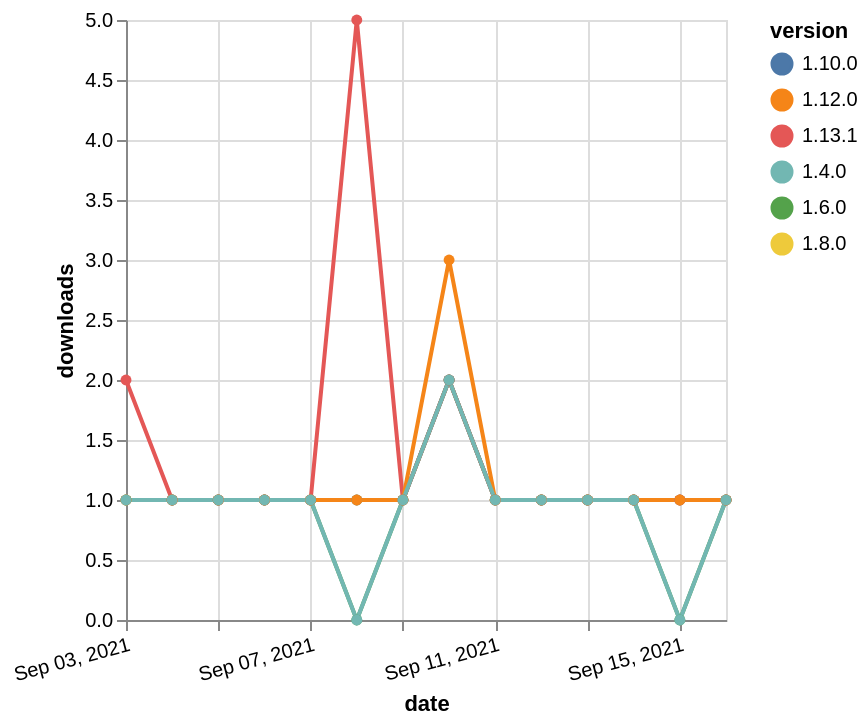

Express this chart as Vega-Lite.
### Vega-Lite specification from a JSON file in a GitHub repository (floating-point values rounded to 4 significant figures)
{"$schema": "https://vega.github.io/schema/vega-lite/v5.json", "description": "A simple bar chart with embedded data.", "data": {"values": [{"date": "2021-09-03", "total": 194, "delta": 1, "version": "1.6.0"}, {"date": "2021-09-04", "total": 195, "delta": 1, "version": "1.6.0"}, {"date": "2021-09-05", "total": 196, "delta": 1, "version": "1.6.0"}, {"date": "2021-09-06", "total": 197, "delta": 1, "version": "1.6.0"}, {"date": "2021-09-07", "total": 198, "delta": 1, "version": "1.6.0"}, {"date": "2021-09-08", "total": 198, "delta": 0, "version": "1.6.0"}, {"date": "2021-09-09", "total": 199, "delta": 1, "version": "1.6.0"}, {"date": "2021-09-10", "total": 201, "delta": 2, "version": "1.6.0"}, {"date": "2021-09-11", "total": 202, "delta": 1, "version": "1.6.0"}, {"date": "2021-09-12", "total": 203, "delta": 1, "version": "1.6.0"}, {"date": "2021-09-13", "total": 204, "delta": 1, "version": "1.6.0"}, {"date": "2021-09-14", "total": 205, "delta": 1, "version": "1.6.0"}, {"date": "2021-09-15", "total": 205, "delta": 0, "version": "1.6.0"}, {"date": "2021-09-16", "total": 206, "delta": 1, "version": "1.6.0"}, {"date": "2021-09-03", "total": 181, "delta": 1, "version": "1.8.0"}, {"date": "2021-09-04", "total": 182, "delta": 1, "version": "1.8.0"}, {"date": "2021-09-05", "total": 183, "delta": 1, "version": "1.8.0"}, {"date": "2021-09-06", "total": 184, "delta": 1, "version": "1.8.0"}, {"date": "2021-09-07", "total": 185, "delta": 1, "version": "1.8.0"}, {"date": "2021-09-08", "total": 186, "delta": 1, "version": "1.8.0"}, {"date": "2021-09-09", "total": 187, "delta": 1, "version": "1.8.0"}, {"date": "2021-09-10", "total": 189, "delta": 2, "version": "1.8.0"}, {"date": "2021-09-11", "total": 190, "delta": 1, "version": "1.8.0"}, {"date": "2021-09-12", "total": 191, "delta": 1, "version": "1.8.0"}, {"date": "2021-09-13", "total": 192, "delta": 1, "version": "1.8.0"}, {"date": "2021-09-14", "total": 193, "delta": 1, "version": "1.8.0"}, {"date": "2021-09-15", "total": 194, "delta": 1, "version": "1.8.0"}, {"date": "2021-09-16", "total": 195, "delta": 1, "version": "1.8.0"}, {"date": "2021-09-03", "total": 162, "delta": 1, "version": "1.10.0"}, {"date": "2021-09-04", "total": 163, "delta": 1, "version": "1.10.0"}, {"date": "2021-09-05", "total": 164, "delta": 1, "version": "1.10.0"}, {"date": "2021-09-06", "total": 165, "delta": 1, "version": "1.10.0"}, {"date": "2021-09-07", "total": 166, "delta": 1, "version": "1.10.0"}, {"date": "2021-09-08", "total": 167, "delta": 1, "version": "1.10.0"}, {"date": "2021-09-09", "total": 168, "delta": 1, "version": "1.10.0"}, {"date": "2021-09-10", "total": 170, "delta": 2, "version": "1.10.0"}, {"date": "2021-09-11", "total": 171, "delta": 1, "version": "1.10.0"}, {"date": "2021-09-12", "total": 172, "delta": 1, "version": "1.10.0"}, {"date": "2021-09-13", "total": 173, "delta": 1, "version": "1.10.0"}, {"date": "2021-09-14", "total": 174, "delta": 1, "version": "1.10.0"}, {"date": "2021-09-15", "total": 175, "delta": 1, "version": "1.10.0"}, {"date": "2021-09-16", "total": 176, "delta": 1, "version": "1.10.0"}, {"date": "2021-09-03", "total": 120, "delta": 2, "version": "1.13.1"}, {"date": "2021-09-04", "total": 121, "delta": 1, "version": "1.13.1"}, {"date": "2021-09-05", "total": 122, "delta": 1, "version": "1.13.1"}, {"date": "2021-09-06", "total": 123, "delta": 1, "version": "1.13.1"}, {"date": "2021-09-07", "total": 124, "delta": 1, "version": "1.13.1"}, {"date": "2021-09-08", "total": 129, "delta": 5, "version": "1.13.1"}, {"date": "2021-09-09", "total": 130, "delta": 1, "version": "1.13.1"}, {"date": "2021-09-10", "total": 132, "delta": 2, "version": "1.13.1"}, {"date": "2021-09-11", "total": 133, "delta": 1, "version": "1.13.1"}, {"date": "2021-09-12", "total": 134, "delta": 1, "version": "1.13.1"}, {"date": "2021-09-13", "total": 135, "delta": 1, "version": "1.13.1"}, {"date": "2021-09-14", "total": 136, "delta": 1, "version": "1.13.1"}, {"date": "2021-09-15", "total": 137, "delta": 1, "version": "1.13.1"}, {"date": "2021-09-16", "total": 138, "delta": 1, "version": "1.13.1"}, {"date": "2021-09-03", "total": 191, "delta": 1, "version": "1.12.0"}, {"date": "2021-09-04", "total": 192, "delta": 1, "version": "1.12.0"}, {"date": "2021-09-05", "total": 193, "delta": 1, "version": "1.12.0"}, {"date": "2021-09-06", "total": 194, "delta": 1, "version": "1.12.0"}, {"date": "2021-09-07", "total": 195, "delta": 1, "version": "1.12.0"}, {"date": "2021-09-08", "total": 196, "delta": 1, "version": "1.12.0"}, {"date": "2021-09-09", "total": 197, "delta": 1, "version": "1.12.0"}, {"date": "2021-09-10", "total": 200, "delta": 3, "version": "1.12.0"}, {"date": "2021-09-11", "total": 201, "delta": 1, "version": "1.12.0"}, {"date": "2021-09-12", "total": 202, "delta": 1, "version": "1.12.0"}, {"date": "2021-09-13", "total": 203, "delta": 1, "version": "1.12.0"}, {"date": "2021-09-14", "total": 204, "delta": 1, "version": "1.12.0"}, {"date": "2021-09-15", "total": 205, "delta": 1, "version": "1.12.0"}, {"date": "2021-09-16", "total": 206, "delta": 1, "version": "1.12.0"}, {"date": "2021-09-03", "total": 239, "delta": 1, "version": "1.4.0"}, {"date": "2021-09-04", "total": 240, "delta": 1, "version": "1.4.0"}, {"date": "2021-09-05", "total": 241, "delta": 1, "version": "1.4.0"}, {"date": "2021-09-06", "total": 242, "delta": 1, "version": "1.4.0"}, {"date": "2021-09-07", "total": 243, "delta": 1, "version": "1.4.0"}, {"date": "2021-09-08", "total": 243, "delta": 0, "version": "1.4.0"}, {"date": "2021-09-09", "total": 244, "delta": 1, "version": "1.4.0"}, {"date": "2021-09-10", "total": 246, "delta": 2, "version": "1.4.0"}, {"date": "2021-09-11", "total": 247, "delta": 1, "version": "1.4.0"}, {"date": "2021-09-12", "total": 248, "delta": 1, "version": "1.4.0"}, {"date": "2021-09-13", "total": 249, "delta": 1, "version": "1.4.0"}, {"date": "2021-09-14", "total": 250, "delta": 1, "version": "1.4.0"}, {"date": "2021-09-15", "total": 250, "delta": 0, "version": "1.4.0"}, {"date": "2021-09-16", "total": 251, "delta": 1, "version": "1.4.0"}]}, "width": "container", "mark": {"type": "line", "point": {"filled": true}}, "encoding": {"x": {"field": "date", "type": "temporal", "timeUnit": "yearmonthdate", "title": "date", "axis": {"labelAngle": -15}}, "y": {"field": "delta", "type": "quantitative", "title": "downloads"}, "color": {"field": "version", "type": "nominal"}, "tooltip": {"field": "delta"}}}
